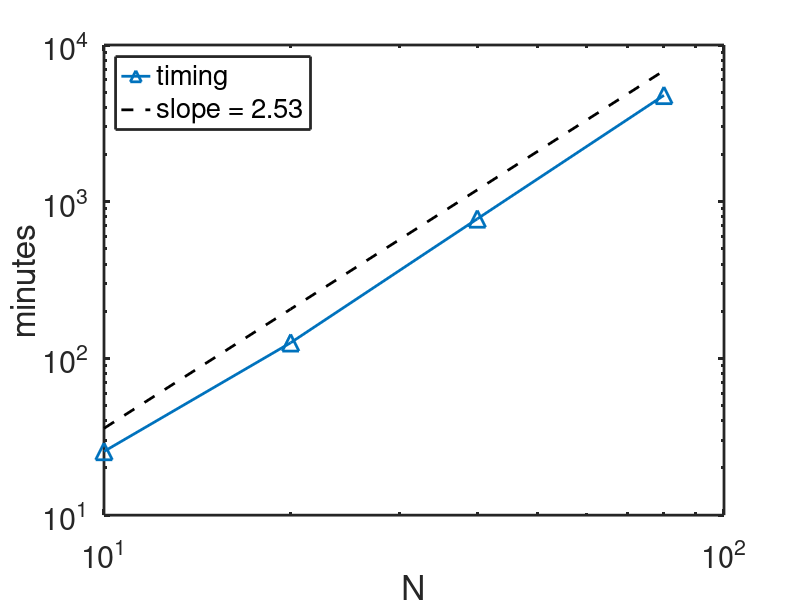

Here is the MATLAB script that generated this plot:
% Make polymer-wall data figures

% created november 8, 2019

clear;

whichfig = 1;   % 1 = timing data, 0 = others
ifsave = 1;

savefile1 = 'polywall_timing.epsc';
savefile2 = 'polywall_nwall.epsc';
savefile3 = 'polywall_rg.epsc';

istart = 1e3;  % start processing data at this point
sig = sqrt(5)/4;


% Make figures look nicer
fs = 22;  % font size
fsleg = 16;  % font size for legend
ms = 12;  % marker size
set(0,'DefaultLineLineWidth',2)
set(0,'DefaultAxesLineWidth',2)
set(0,'DefaultAxesFontSize',fs)


if(whichfig == 1)
    nn = [10,20,40,80];
    timing = [1530,7554,46632,286406]/60;
    
    h1 = figure(1);
    loglog(nn,timing,'^-','MarkerSize',ms);
    xlabel('N');
    ylabel('minutes');
    p = polyfit(log(nn),log(timing),1);
    f = polyval(p,log(nn));
    hold on
    plot(nn,exp(f)*1.5,'k--');
    hold off
    legend({'timing';['slope = ',num2str(round(p(1)*100)/100)]},...
        'Location','NorthWest');
    
    if(ifsave)
        saveas(h1,savefile1);
    end
    
    return;
end

% ---------  Setup  --------- %

kap0list = [0.0894,0.2,0.4472,1,2.2361,5,11.1803];


% construct kappa for plotting curves
nkap = 100;
kap = logspace(-2,2,nkap);



% ---------  Load data  --------- %

n10wall = NaN(7,1e6);
n10rg = NaN(7,1e6);
n20wall = NaN(7,1e6);
n20rg = NaN(7,1e6);
n40wall = NaN(7,1e6);
n40rg = NaN(7,1e6);

% load n=10 data
filelist = {'PolymerWall_n10_k2_data.txt';...
    'PolymerWall_n10_k3_data.txt';...
    'PolymerWall_n10_k4_data.txt';...
    'PolymerWall_n10_k1_data.txt';...
    'PolymerWall_n10_k5_data.txt';...
    'PolymerWall_n10_k6_data.txt';...
    'PolymerWall_n10_k7_data.txt'};
tic
for ii=1:7
    datafile = ['Data/',filelist{ii}];
    data = load(datafile);
    n10wall(ii,:) = data(:,1)';
    n10rg(ii,:) = data(:,2)';
end
toc
n10wall = n10wall(:,istart:end);
n10rg = n10rg(:,istart:end);
nd = size(n10rg,2);


% load n=20 data
filelist = {'PolymerWall_n20_k4_data.txt';...
    'PolymerWall_n20_k2_data.txt';...
    'PolymerWall_n20_k5_data.txt';...
    'PolymerWall_n20_k1_data.txt';...
    'PolymerWall_n20_k6_data.txt';...
    'PolymerWall_n20_k3_data.txt';...
    'PolymerWall_n20_k7_data.txt'};
tic
for ii=1:7
    datafile = ['Data/',filelist{ii}];
    data = load(datafile);
    n20wall(ii,:) = data(:,1)';
    n20rg(ii,:) = data(:,2)';
end
toc
n20wall = n20wall(:,istart:end);
n20rg = n20rg(:,istart:end);


% load n=40 data
filelist = {'PolymerWall_n40_k4_data.txt';...
    'PolymerWall_n40_k2_data.txt';...
    'PolymerWall_n40_k5_data.txt';...
    'PolymerWall_n40_k1_data.txt';...
    'PolymerWall_n40_k6_data.txt';...
    'PolymerWall_n40_k3_data.txt';...
    'PolymerWall_n40_k7_data.txt'};
tic
for ii=1:7
    datafile = ['Data/',filelist{ii}];
    data = load(datafile);
    n40wall(ii,:) = data(:,1)';
    n40rg(ii,:) = data(:,2)';
end
toc
n40wall = n40wall(:,istart:end);
n40rg = n40rg(:,istart:end);


% load n=20 bending data
filelist = {'PolymerWall_kbend_n20_k2_data.txt';...
    'PolymerWall_kbend_n20_k3_data.txt';...
    'PolymerWall_kbend_n20_k4_data.txt';...
    'PolymerWall_kbend_n20_k1_data.txt';...
    'PolymerWall_kbend_n20_k5_data.txt';...
    'PolymerWall_kbend_n20_k6_data.txt';...
    'PolymerWall_kbend_n20_k7_data.txt'};
tic
for ii=1:7
    datafile = ['Data/',filelist{ii}];
    data = load(datafile);
    n20kbwall(ii,:) = data(:,1)';
    n20kbrg(ii,:) = data(:,2)';
end
toc
n20kbwall = n20kbwall(:,istart:end);
n20kbrg = n20kbrg(:,istart:end);



% ---------  Compute averages vs kappa  --------- %
tic
n10Ewall = NaN(size(kap));
n10Erg = NaN(size(kap));
for jk = 1:nkap
    weights = (kap(jk)./repmat(kap0list',[1,nd])).^n10wall;
    tempwall = sum(weights.*n10wall,2) ./ sum(weights,2);
    temprg = sum(weights.*n10rg,2) ./ sum(weights,2);
    kweights = exp(-(log(kap0list)-log(kap(jk))).^2./2./sig^2);
    n10Ewall(jk) = (tempwall')*(kweights')/sum(kweights);
    n10Erg(jk) = (temprg')*(kweights')/sum(kweights);
end
toc

tic
n20Ewall = NaN(size(kap));
n20Erg = NaN(size(kap));
for jk = 1:nkap
    weights = (kap(jk)./repmat(kap0list',[1,nd])).^n20wall;
    tempwall = sum(weights.*n20wall,2) ./ sum(weights,2);
    temprg = sum(weights.*n20rg,2) ./ sum(weights,2);
    kweights = exp(-(log(kap0list)-log(kap(jk))).^2./2./sig^2);
    n20Ewall(jk) = (tempwall')*(kweights')/sum(kweights);
    n20Erg(jk) = (temprg')*(kweights')/sum(kweights);
end
toc

tic
n40Ewall = NaN(size(kap));
n40Erg = NaN(size(kap));
for jk = 1:nkap
    weights = (kap(jk)./repmat(kap0list',[1,nd])).^n40wall;
    tempwall = sum(weights.*n40wall,2) ./ sum(weights,2);
    temprg = sum(weights.*n40rg,2) ./ sum(weights,2);
    kweights = exp(-(log(kap0list)-log(kap(jk))).^2./2./sig^2);
    n40Ewall(jk) = (tempwall')*(kweights')/sum(kweights);
    n40Erg(jk) = (temprg')*(kweights')/sum(kweights);
end
toc


tic
n20kbEwall = NaN(size(kap));
n20kbErg = NaN(size(kap));
for jk = 1:nkap
    weights = (kap(jk)./repmat(kap0list',[1,nd])).^n20kbwall;
    tempwall = sum(weights.*n20kbwall,2) ./ sum(weights,2);
    temprg = sum(weights.*n20kbrg,2) ./ sum(weights,2);
    kweights = exp(-(log(kap0list)-log(kap(jk))).^2./2./sig^2);
    n20kbEwall(jk) = (tempwall')*(kweights')/sum(kweights);
    n20kbErg(jk) = (temprg')*(kweights')/sum(kweights);
end
toc


% ---------  Plot  --------- %

% NWall
h2 = figure(2);
clf
hold on
semilogx(kap,n10Ewall/10,'-');
semilogx(kap,n20Ewall/20,'-');
semilogx(kap,n40Ewall/40,'-');
semilogx(kap,n20kbEwall/20,'-');

ax = gca;
ax.ColorOrderIndex = 1;
semilogx(kap0list,mean(n10wall/10,2),'x','MarkerSize',ms);
semilogx(kap0list,mean(n20wall/20,2),'x','MarkerSize',ms);
semilogx(kap0list,mean(n40wall/40,2),'x','MarkerSize',ms);
semilogx(kap0list,mean(n20kbwall/20,2),'d','MarkerSize',ms);
set(gca,'xscale','log');
set(gca,'ylim',[0 1]);
xlabel('\kappa');
ylabel('fraction on wall');
hold off
legend({'N=10';'N=20';'N=40';'N=20, $k_{\rm bend}{=}2$'},'Location','NorthWest','interpreter','latex');


% Rg
h3 = figure(3);
clf
hold on
semilogx(kap,n10Erg/sqrt(10-1),'-');
semilogx(kap,n20Erg/sqrt(20-1),'-');
semilogx(kap,n40Erg/sqrt(40-1),'-');
semilogx(kap,n20kbErg/sqrt(20-1)/2,'--');

ax = gca;
ax.ColorOrderIndex = 1;
semilogx(kap0list,mean(n10rg/sqrt(10-1),2),'x','MarkerSize',ms);
semilogx(kap0list,mean(n20rg/sqrt(20-1),2),'x','MarkerSize',ms);
semilogx(kap0list,mean(n40rg/sqrt(40-1),2),'x','MarkerSize',ms);
semilogx(kap0list,mean(n20kbrg/sqrt(20-1)/2,2),'d','MarkerSize',ms);
text(kap(end),n20kbErg(end)/sqrt(20-1)/2,'$\times 2$','interpreter','latex','FontSize',fs,'color',[0.4940    0.1840    0.5560]);
set(gca,'xscale','log');
ylim([0.72 1.05]);

xlabel('\kappa');
ylabel('$R_g/\sqrt{N-1}$','interpreter','latex');   %ylabel('radius of gyration');
hold off
legend({'N=10';'N=20';'N=40';'N=20, $k_{\rm bend}{=}2$'},'Location','SouthEast','interpreter','latex');



if(ifsave)
    saveas(h2,savefile2);
    saveas(h3,savefile3);
end


% % Return to default values
% set(0,'DefaultLineLineWidth','remove')
% set(0,'DefaultAxesLineWidth','remove')
% set(0,'DefaultAxesFontSize','remove')
